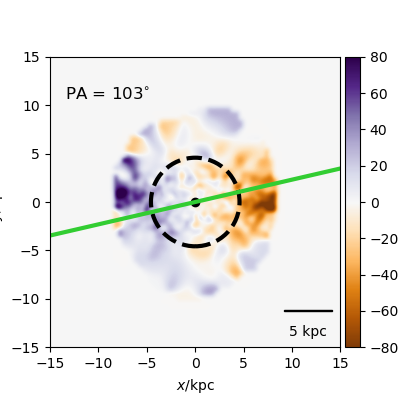

Here is the Python script that generated this plot:
#galaxy 284 Ray's stellar velocity code
import pynbody
import numpy as np
import pynbody.plot.sph as sph
import matplotlib.pyplot as plt
from pynbody_velmaps.scripts.plot_manga_velmaps import *
from pynbody_velmaps.position_angles import *

filename='/mnt/data0/jillian/gguaman/r284/cosmo25p.768sg1bwK1BHe75.007779'
#filename = '/mnt/data0/jillian/gguaman/r284/r284.007779.tipsy'
redshift=0.01
image_width=30

stellar_map, stellar_pa, ax = plot_manga_map(filename, redshift, "star", weights="mass", image_width=image_width, orientation="sideon", cmap='PuOr', vmin=-80, vmax=80)

#plt.show()
plt.savefig("galaxy284_StelVelR.png")
